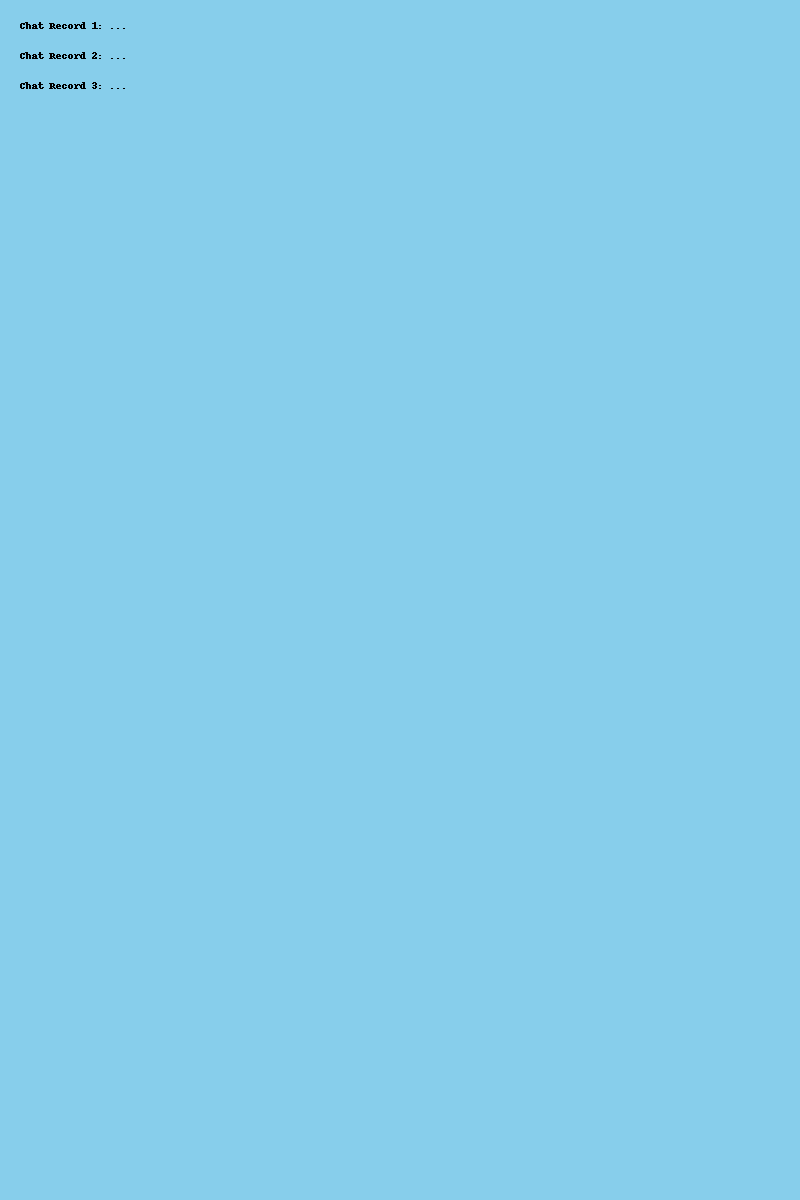
#> input picture mybiji/python笔记/multi_chat_records.png, 800 x 1200 px
$ python demo2.py
#> lines starting #> are read from the running program, lines starting #| are printed output that depends on the picture
from PIL import Image

# 打开多个图像文件
image1 = Image.open('multi_chat_records.png')
#> image1 is the input picture: PIL image 800x1200 RGB; mean R, G, B 134.9, 205.8, 234.8
image2 = Image.open('multi_chat_records.png')
image3 = Image.open('multi_chat_records.png')

# 获取每个图像的宽度和高度
width, height = image1.size
#> width = 800; height = 1200

# 创建一个新的图像，宽度不变，高度为所有图像高度的总和
new_image = Image.new('RGB', (width, height * 3))
#> new_image: PIL image 800x3600 RGB; every value is 0

# 将图像叠加到新图像上
new_image.paste(image1, (0, 0))
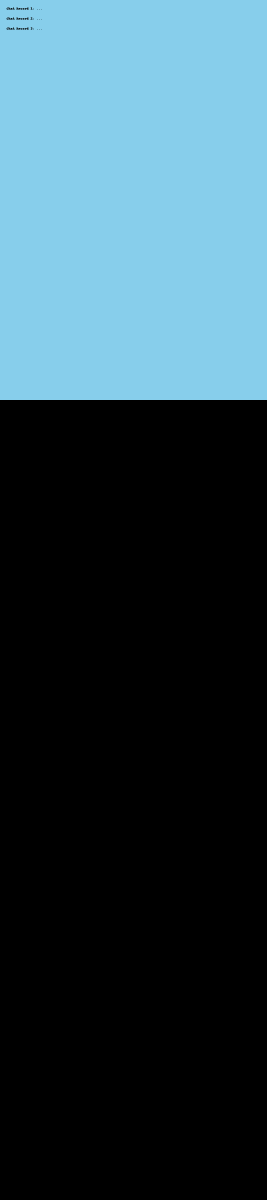
#> new_image: PIL image 800x3600 RGB (shown at 1/3 size); mean R, G, B 45, 68.6, 78.3
new_image.paste(image2, (0, height))
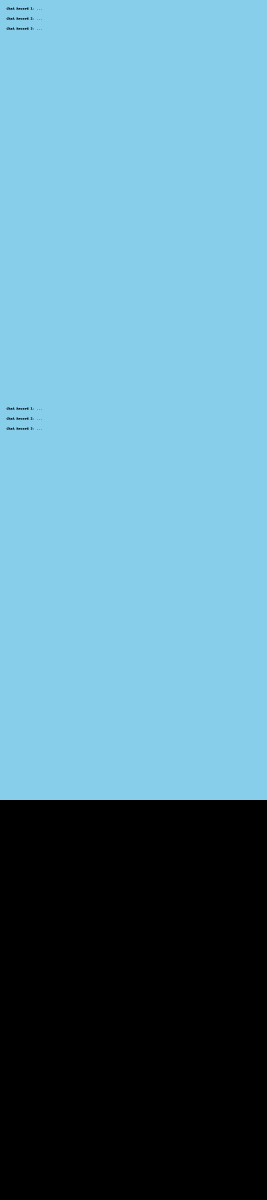
#> new_image: PIL image 800x3600 RGB (shown at 1/3 size); mean R, G, B 89.9, 137.2, 156.6
new_image.paste(image3, (0, height * 2))
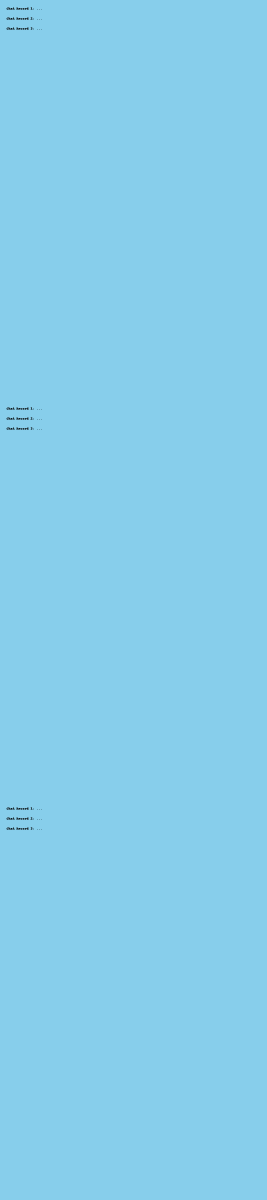
#> new_image: PIL image 800x3600 RGB (shown at 1/3 size); mean R, G, B 134.9, 205.8, 234.8

# 保存生成的长图
new_image.save('long_image.jpg')

# 关闭图像文件
image1.close()
image2.close()
image3.close()
